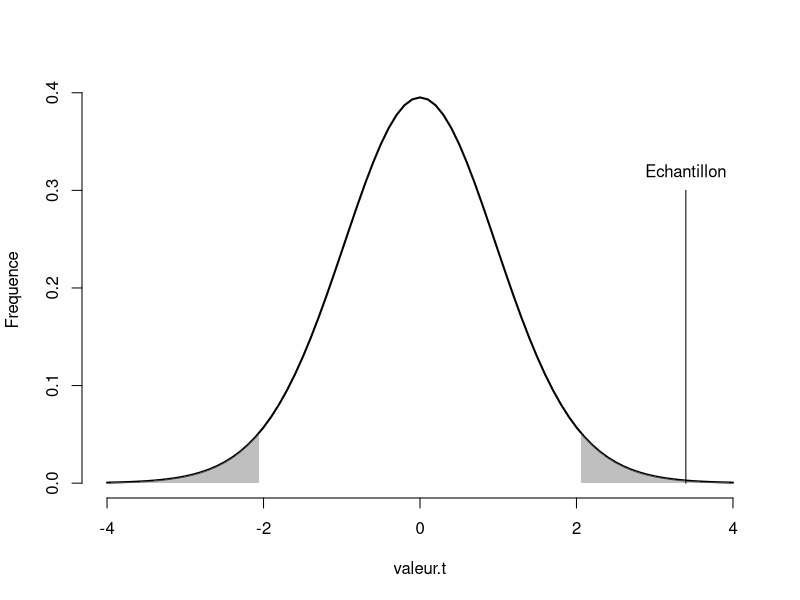
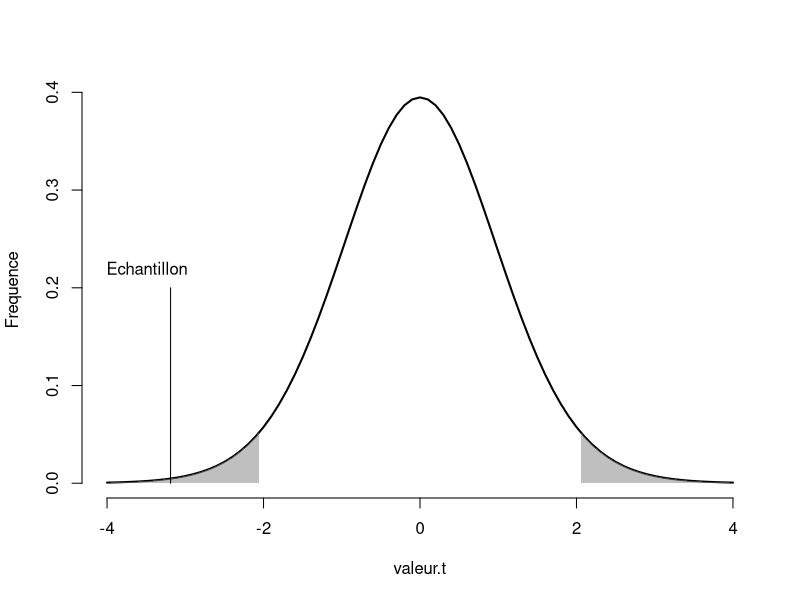

The R script that drew these images, in order: (Note: this script raises an error after producing the figures.)
## ---- chunk 1
testt.ind <- function(x1, x2){
  # x1 est une variable continue associée au groupe 1
  # x2 est une variable continue associée au groupe 2
  
  # Calcul des moyennes
  x1bar <- mean(x1) ; x2bar <- mean(x2)
  
  # Calcul des variances
  x1var <- var(x1) ; x2var <- var(x2)
  
  # Calcul des tailles d'échantillon
  nx1 <- length(x1) ; nx2 <- length(x2)
  
  # Valeur-t, degrés de liberté et valeur-p
  vt <- (x1bar - x2bar) / sqrt(x1var / nx1 + x2var / nx2)
  dl <- nx1 + nx2 - 2
  vp <- (1 - pt(abs(vt), df = dl)) * 2 
  statistique <- list(valeur.t = vt, dl = dl, valeur.p = vp)
  return(statistique)
}
## ---- chunk 2
# Un exemple de jeu de données programmé de deux façons
# Méthode 1
set.seed(2021)
gr0 <- rnorm(n = 15, mean = 1, sd = 1)
gr1 <- rnorm(n = 15, mean = 0, sd = 1)

# Méthode 2
set.seed(2021)

x1 <- c(rep(0, 15), rep(1, 15)) # Appartenance au groupe (0 et 1)
e  <- rnorm(n = 30, mean = 0, sd = 1) # Erreur interindividuel
mu0 <- 1  # La moyenne du groupe référent
mu1 <- -1 # Le deuxième groupe a une différence de moyenne de -1

y <- mu0 + mu1 * x1 + e

# Présenter quelques participants; retirer les crochets pour voir tous
(cbind(method1 = c(gr0, gr1), method2 = y))[10:20,]
## ---- chunk 3
# Vérification de la fonction maison
testt.ind(gr0, gr1)

# Comparer avec la fonction R
t.test(gr0, gr1, var.equal = TRUE)
## ---- chunk 4
testt.ind2 <-function(x1, x2){
  # x1 est une variable continue associée au groupe 1
  # x2 est une variable continue associée au groupe 2
  x1bar <- mean(x1) ; x2bar <- mean(x2)  # Les moyennes
  x1var <- var(x1) ; x2var <- var(x2)    # Les variances
  nx1 <- length(x1) ; nx2 <- length(x2)  # Les tailles
  
  # L'erreur type 
  et <- sqrt(x1var / nx1 + x2var / nx2)
  
  # Valeur-t
  vt <- (x1bar - x2bar) / et
  
  # Correction des degrés de liberté
  dl <- et^4 / 
    ((x1var^2 / (nx1^2 * (nx1 - 1))) + 
       (x2var^2 / (nx2^2 * (nx2 - 1))))
  
  # Valeur-p
  vp <- (1 - pt(abs(vt), df = dl)) * 2 
  
  statistique <- list(valeur.t = vt, dl = dl, valeur.p = vp)
  return(statistique)
}
## ---- chunk 5
t.test(gr0, gr1) # Absence de l'argument var.equal = TRUE
testt.ind2(gr0, gr1)
## ---- chunk 6
res <- testt.ind2(gr0, gr1)

minx <- -4 ; maxx <- 4
valeur.t <- seq(minx, maxx, by = .1)
Frequence <- dt(valeur.t, df = res$dl)
plot(valeur.t, Frequence, bty = "n", type = "l", lwd = 2, xlim = c(minx, maxx))

crit = qt(.975, df = res$dl)
xx = seq(crit, maxx, .0001)
xax1 = c(crit, xx, maxx)
yax1 = c(0, dt(xx, df = res$dl),0)
polygon(xax1, yax1, border = NA, col = rgb(.5,.5,.5,.5))
crit = qt(.025,df = res$dl)
xx = seq(minx, crit, .0001)
xax2 = c(minx, xx, crit)
yax2 = c(0, dt(xx, df = res$dl),0)
polygon(xax2, yax2, border = NA, col = rgb(.5,.5,.5,.5))

segments(x0 = res$valeur.t, y0 = 0, y1 = 0.3, col = "black")
text(x = res$valeur.t, y = .32, labels = "Echantillon")

## ---- chunk 7
t.test(gr0, gr1) # Absence de l'argument var.equal = TRUE
## ---- chunk 8
# Mettre les variables en jeu de données
jd.ti <- data.frame(VD = c(gr0, gr1),
                    VI = x1)
t.test(VD ~ VI, data = jd.ti)
## ---- chunk 9
res <- t.test(gr0, gr1)
p1 <- ifelse(res$p.value<.001,
             "< .001", 
             paste("= ", round(res$p.value,3)))
## ---- chunk 10
testt.dep <- function(temps1, temps2){
  # Temps est une variable continue mesurée 
  # à deux occasions auprès des mêmes participants
  
  # Calculer la différence
  difference <- temps1 - temps2
  dbar <- mean(difference) # La moyenne des différences
  dvar <- var(difference)  # L'écart type des différences
  n <- length(difference)  # Taille d'échantillon
  
  # Valeur-t, degrés de liberté et valeur-p
  vt <- (dbar) / sqrt(dvar / n)
  dl <- n - 1                   
  vp <- (1 - pt(abs(vt), df = dl)) * 2 
  statistique <- list(valeur.t = vt, dl = dl, valeur.p = vp)
  return(statistique)
}
## ---- chunk 11
# Un exemple de jeu de données
set.seed(148)
temps1 <- rnorm(n = 25, mean = 0, sd = 2)
difference <- rnorm(n = 25, mean = 2, sd = 2)
temps2 <- temps1 + difference
## ---- chunk 12
t.test(temps1, temps2, paired = TRUE)
testt.dep(temps1, temps2)
## ---- chunk 13
res = testt.dep(temps1, temps2)

minx = -4 ; maxx = 4
valeur.t = seq(minx, maxx, by = .1)
Frequence = dt(valeur.t, df = res$dl)
plot(valeur.t, Frequence, bty = "n", type = "l", lwd = 2, xlim = c(minx,maxx))

crit = qt(.975, df = res$dl)
xx = seq(crit, maxx, .0001)
xax1 = c(crit, xx, maxx)
yax1 = c(0, dt(xx, df = res$dl),0)
polygon(xax1, yax1, border = NA, col = rgb(.5,.5,.5,.5))
crit = qt(.025, df = res$dl)
xx = seq(minx, crit, .0001)
xax2 = c(minx, xx, crit)
yax2 = c(0, dt(xx, df = res$dl),0)
polygon(xax2, yax2, border = NA, col = rgb(.5,.5,.5,.5))

segments(x0 = res$valeur.t, y0 = 0, y1 = 0.2, col = "black")
text(x = res$valeur.t-.3, y = .22, labels = "Echantillon")

## ---- chunk 14
# Technique précédent avec deux vecteurs
t.test(x = temps1, y = temps2, paired = TRUE)
## ---- chunk 15
# Avec la formule et les variables dans le même jeu de données
jd.td <- data.frame(temps1 = temps1,
                    temps2 = temps2)
t.test(Pair(temps1, temps2) ~ 1, data = jd.td)
## ---- chunk 16
# Avec la différence des deux vecteurs
t.test(temps2 - temps1)
## ---- chunk 17
res <- t.test(temps1, temps2, paired = TRUE)
p2 <- ifelse(res$p.value<.001,
             "< .001", 
             paste("= ", round(res$p.value,3)))
## ---- chunk 18
covariance <- function(x, y){
  # X est une data.frame ou matrice de n sujets par p variables
  n <- length(x)
  # centrer variables
  xc <- x - mean(x)
  yc <- y - mean(y)
  prod.xy <- xc * yc
  cov.xy <- sum(prod.xy) / (n-1)
  return(cov.xy)
}
## ---- chunk 19
set.seed(42)
n <- 100
r <- c(-.999, -.75, -.5, -.25, 0, .25, .5, .75, .999)
DATA = numeric()
for(i in 1:length(r)){
  X = round(MASS::mvrnorm(n = n, 
                          mu = c(0,0),
                          Sigma = matrix(c(1,r[i],r[i],1),2,2)),4)
  DATA = rbind(DATA,cbind(X,r[i]))
}

DATA = data.frame(DATA)
colnames(DATA) = c("Variable1", "Variable2", "Correlation")

ggplot(data = DATA, aes(x = Variable1,y = Variable2)) +
  geom_point() + 
  facet_wrap(vars(Correlation), ncol = 3, labeller = label_bquote(rho == .(Correlation))) + theme_apa()

## ---- chunk 20
# Option 1 : Calcul complet
correlation1 <- function(x, y){
  
  # La taille d'échantillon
  n <- length(x)
  
  # Centrer les variables
  xc <- x - mean(x)
  yc <- y - mean(y)
  
  # Produit des variables
  prod.xy <- xc * yc
  
  # La somme des produits divisée par n - 1
  cov.xy <- sum(prod.xy) / (n - 1)  # La covariance
  
  # Diviser par les écarts types
  cor.xy <- cov.xy / (sd(x) * sd(y))
  
  return(cor.xy)
}

# Option 2 : Basé sur la covariance
correlation2 <- function(x, y){
  
  # Calculer la covariance
  cov.xy <- covariance(x,y)
  
  # Diviser par les écarts types
  cor.xy <- cov.xy / (sd(x) * sd(y))
  return(cor.xy)
}

# Option 3 : Basé sur des variables standardisées
correlation3 <- function(x, y){
  
  # La taille d'échantillon
  n <- length(x)
  
  # Centrer et réduire les variables
  xs <- (x - mean(x)) / sd(x)
  ys <- (y - mean(y)) / sd(y)
  
  # La somme des produits divisé par n - 1
  cor.xy <- sum(xs * ys)/(n - 1)
  
  return(cor.xy)
}
## ---- chunk 21
# Pour la reproductibilité
set.seed(820)

# Taille d'échantillon importante pour réduire l'erreur d'échantillonnage
n <- 10000

# La corrélation désirée
r <- .70

# Création d'une matrice de corrélation
R <- matrix(c(1, r, r, 1), nrow = 2, ncol = 2)

# Création des données 
donnees <- data.frame(MASS::mvrnorm(n = n, 
                                    mu = c(0,0), 
                                    Sigma = R))
colnames(donnees) <- c("x", "y") # Ajouter des noms de colonnes

# Voici la matrice de corrélation
R

# Voici une visualisation partielle des données
head(donnees)

# Vérifications des variables
mean(donnees$x); mean(donnees$y); sd(donnees$x); sd(donnees$y)

# Les résultats sont près des attentes
# Vérifications de la corrélations
cor(donnees$x, donnees$y)
correlation1(donnees$x, donnees$y)
correlation2(donnees$x, donnees$y)
correlation3(donnees$x, donnees$y)
## ---- chunk 22
# Création d'une matrice de corrélation 
# Il pourrait également s'agir d'un vecteur ou d'un scalaire.
r <- matrix(c( 1, .5, .4,
               .5,  1, .3,
               .4, .3,  1), 
            nrow = 3, ncol = 3)

# Nombre d'unités (valeur arbitraire ici)
n <- 10

# Valeurs-t
vt <- r * sqrt(n - 2) / sqrt(1 - r ^ 2)

# Valeurs-p
vp <- (1 - pt(abs(vt), df = n - 2)) * 2
vt ; vp
## ---- chunk 23
cor.test(~ y + x, data = donnees)
## ---- chunk 24
psych::corr.test(mtcars)
## ---- chunk 25
res2 <- psych::corr.test(mtcars)
rr <- round(res2$r,2)
rn <- res2$n
rp <- round(res2$p,3)

pqm <- ifelse(rr["qsec","mpg"]<.001,
             "< .001", 
             paste("= ", round(rr["qsec","mpg"],3)))

## ---- chunk 26
set.seed(1)
n <- 250
climatosceptique <- sample(c("oui","non"), size = n, 
                           replace = TRUE, prob = c(.25, .75))
voiture <- rep(0, n)
voiture[climatosceptique == "oui"] <- sample(c("non","oui"), 
                                             size = sum(climatosceptique == "oui"), replace = TRUE, prob = c(.2, .8))
voiture[climatosceptique == "non"] <- sample(c("non","oui"), size = sum(climatosceptique == "non"), replace = TRUE, prob = c(.5, .5))
donnees = data.frame(climatosceptique, voiture)

tab = table(donnees)
#print(tab)
#tab2 = matrix(tab[1:4],2,2)
#3colnames(tab2) = c("oui", "non")
#rownames(tab2) =  c("oui", "non")
kbl(tab, align = "c", booktabs = TRUE, caption = "Tableau de contingence de la relation entre posséder une voiture et le climatoscepticisme") %>%  
  kable_classic(full_width = F)  %>%  
  add_header_above(c("Climatosceptique" = 1, "Voiture" = 2)) %>%
  kable_styling(position = "center", latex_options = "HOLD_position")
#  

## ---- chunk 27
tab2 = cbind(tab, rowSums(tab))
tab2 = rbind(tab2, Total = colSums(tab2))
kbl(tab2, align = "c", booktabs = TRUE, caption = "Tableau de contingence étendu avec les totaux") %>%  
  kable_classic(full_width = F)  %>%  
  add_header_above(c("Climatosceptique" = 1, "Voiture" = 2, Total = 1)) %>%
  kable_styling(position = "center", latex_options = "HOLD_position")
## ---- chunk 28
khicarre <- function(obs){
  # Obs est une table de contingence
  # Somme colonne
  SC <- as.matrix(colSums(obs))
  # Somme ligne
  SL <- as.matrix(rowSums(obs))
  # Grand total
  TT <- sum(obs)
  # Proportion théoriques
  theo <- SL %*% t(SC) / TT
  # khi carré
  khi2 <- sum((obs - theo) ^ 2 / theo)
  dl <- (length(SL) - 1) * (length(SC) - 1)
  vp <- 1 - pchisq(khi2, dl)
  # Sortie
  statistiques <- list(khi2 = khi2, dl = dl, valeur.p = vp)
  return(statistiques)
}
## ---- chunk 29
set.seed(54)
n <- 100

# Première variable
sexe <- sample(c("homme","femme"), 
               size = n, 
               replace = TRUE, 
               prob = c(.5,.5))
tabac <- rep(0, 100)

# Proportions conditionnelles
tabac[sexe == "femme"] <- sample(c("fumeur","non-fumeur"), 
                                 size = sum(sexe == "femme"), 
                                 replace = TRUE, 
                                 prob = c(.2,.8))

tabac[sexe == "homme"] <- sample(c("fumeur","non-fumeur"), 
                                 size = sum(sexe == "homme"), 
                                 replace = TRUE, 
                                 prob = c(.1,.9))
#base données
donnees <- data.frame(sexe, tabac)
table(donnees)
## ---- chunk 30
# Table de contingence
TC <- table(donnees)
# Fonction maison
khicarre(TC)

# Fonction de base
summary(TC)

# Autre fonction de base
resultat <- chisq.test(TC, correct = FALSE)
# ou encore
resultat <- chisq.test(donnees$sexe, donnees$tabac, correct = FALSE)
# Leur sortie
resultat

# Et pour plus de précision...
resultat$statistic
resultat$p.value

# Le test exact de Fisher
resultat.fisher <- fisher.test(TC)
# ou encore
resultat.fisher <- fisher.test(donnees$sexe, donnees$tabac)
# Leur sortie
resultat.fisher
resultat.fisher$p.value
## ---- chunk 31
# Pour le khi carré de Pearson
chisq.test(donnees$sexe, donnees$tabac, correct = FALSE)

# Pour le test exact de Fisher
fisher.test(donnees$sexe, donnees$tabac)
